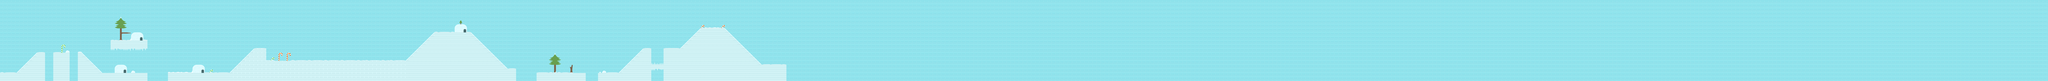

Rendered tile map (Tiled .tmx) drawn with the repository's tilesets; below, a short description and the map source with its tile grids summarised:
An orthogonal 500x20 tile map with 32x32 px tiles, 2 tile layers (PatronesFondo, PatronesTerreno) and 46 objects.

<map version="1.0" orientation="orthogonal" renderorder="right-down" width="500" height="20" tilewidth="32" tileheight="32" nextobjectid="62">
 <tileset firstgid="1" name="tiles32" tilewidth="32" tileheight="32" tilecount="98" columns="14">
  <image source="tiles32.png" width="448" height="224" />
 </tileset>
 <layer name="PatronesFondo" width="500" height="20">
  <data>[10000 cells, 10000 non-empty, 1 distinct tile ids]</data>
 </layer>
 <layer name="PatronesTerreno" width="500" height="20">
  <data>[10000 cells, 1177 non-empty, 45 distinct tile ids]</data>
 </layer>
 <objectgroup name="Suelos" visible="0">
  <object id="2" x="1" y="576">
   <polyline points="0,0 127,-1 285,-160 351,-161 351,63" />
  </object>
  <object id="3" x="418" y="638">
   <polyline points="0,0 -2,-221 127,-222 127,2" />
  </object>
  <object id="4" x="607" y="639">
   <polyline points="0,0 -2,-224 35,-226 193,-65 546,-62 547,-1" />
  </object>
  <object id="5" x="1154" y="383">
   <polyline points="0,0 -288,1 -290,-64 -1,-64 0,-2" />
  </object>
  <object id="18" x="1312" y="635">
   <polyline points="0,0 -1,-61 481,-60 672,-254 765,-254 768,-158 1856,-158 2081,-378 2366,-379 2653,-93 2719,-94 2719,3" />
  </object>
  <object id="19" x="4192" y="636">
   <polyline points="0,0 0,-59 384,-61 384,2" />
  </object>
  <object id="20" x="4673" y="638">
   <polyline points="0,0 -2,-63 158,-62 353,-256 411,-257 411,-128 510,-131 513,-254 639,-257 797,-413 991,-413 1278,-129 1469,-130 1471,-3" />
  </object>
 </objectgroup>
 <objectgroup name="Monedas" visible="0">
  <object id="6" x="161" y="405" width="40" height="40" />
  <object id="10" x="291" y="334" width="40" height="40" />
  <object id="13" x="716" y="399" width="40" height="40" />
  <object id="15" x="795" y="473" width="40" height="40" />
  <object id="16" x="430" y="339" width="40" height="40" />
  <object id="17" x="870" y="246" width="40" height="40" />
  <object id="21" x="1417" y="478" width="40" height="40" />
  <object id="22" x="1602" y="478" width="40" height="40" />
  <object id="23" x="1803" y="381" width="40" height="40" />
  <object id="24" x="2006" y="282" width="40" height="40" />
  <object id="25" x="2329" y="381" width="40" height="40" />
  <object id="26" x="2582" y="385" width="40" height="40" />
  <object id="27" x="2814" y="382" width="40" height="40" />
  <object id="28" x="3040" y="376" width="40" height="40" />
  <object id="29" x="3189" y="272" width="40" height="40" />
  <object id="30" x="3328" y="165" width="40" height="40" />
  <object id="31" x="3511" y="166" width="40" height="40" />
  <object id="32" x="3868" y="200" width="40" height="40" />
  <object id="33" x="4022" y="319" width="40" height="40" />
  <object id="34" x="4259" y="431" width="40" height="40" />
  <object id="35" x="4496" y="358" width="40" height="40" />
  <object id="47" x="4722" y="483" width="40" height="40" />
  <object id="48" x="4877" y="376" width="40" height="40" />
  <object id="49" x="5079" y="279" width="40" height="40" />
  <object id="50" x="5249" y="313" width="40" height="40" />
  <object id="51" x="5444" y="156" width="40" height="40" />
  <object id="52" x="5596" y="155" width="40" height="40" />
  <object id="53" x="5983" y="455" width="40" height="40" />
  <object id="54" x="5889" y="372" width="40" height="40" />
  <object id="55" x="5805" y="293" width="40" height="40" />
  <object id="56" x="5732" y="215" width="40" height="40" />
 </objectgroup>
 <objectgroup name="Enemigos" visible="0">
  <object id="39" x="499" y="300" width="40" height="40" />
  <object id="40" x="991" y="204" width="40" height="40" />
  <object id="41" x="1563" y="522" width="40" height="40" />
  <object id="42" x="2197" y="426" width="40" height="40" />
  <object id="43" x="2687" y="417" width="40" height="40" />
  <object id="44" x="3405" y="194" width="40" height="40" />
  <object id="45" x="4407" y="512" width="40" height="40" />
 </objectgroup>
 <objectgroup name="Meta">
  <object id="60" x="6105" y="4" width="85" height="502" />
 </objectgroup>
</map>